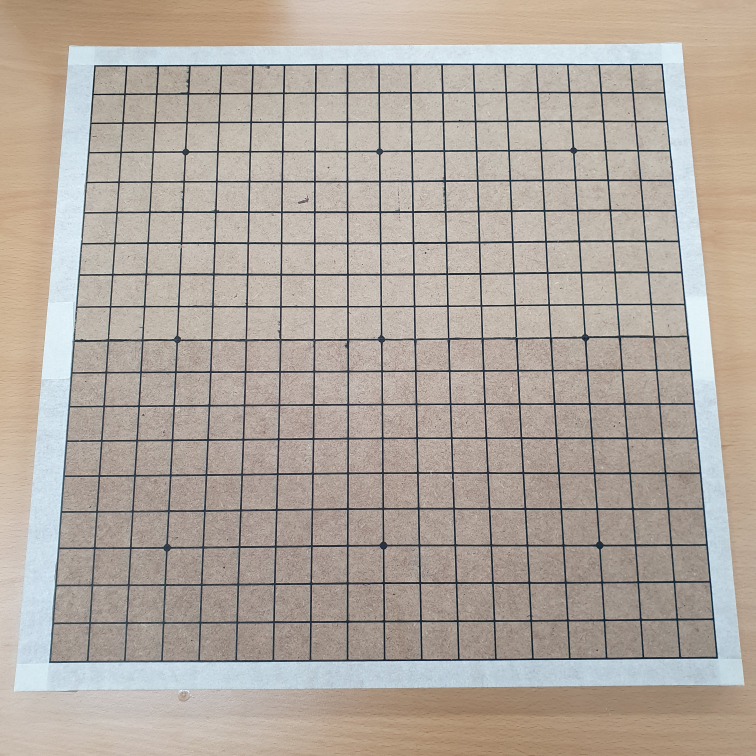
#> input picture goboard_point_detect/goboard2.jpg, 3024 x 3024 px, given in place of the camera (shown at 1/4 size)
$ python gostone_matching.py
#> lines starting #> are read from the running program, lines starting #| are printed output that depends on the picture
#> further down, frame is the input picture: shape (3024, 3024, 3); mean B, G, R 157.8, 166.8, 176.3
import cv2
import numpy as np

def gostone_matching_module(img):
    global dst, img_rgb
    img_rgb = cv2.resize(img, (640, 480), interpolation=cv2.INTER_CUBIC)
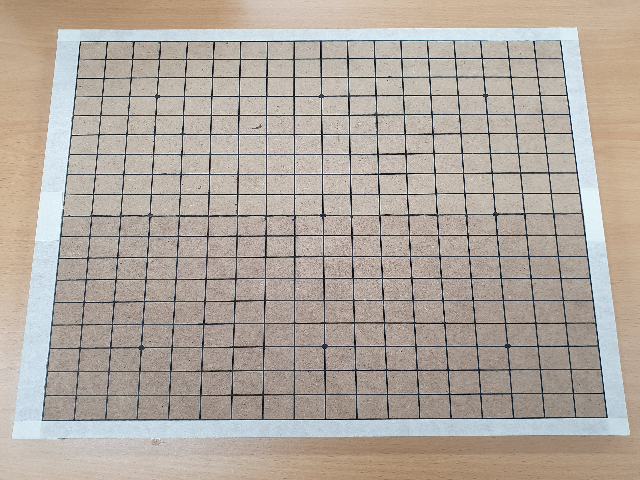
#> img_rgb: shape (480, 640, 3); mean B, G, R 157.8, 166.9, 176.3
    img_gray = cv2.cvtColor(img_rgb, cv2.COLOR_BGR2GRAY)
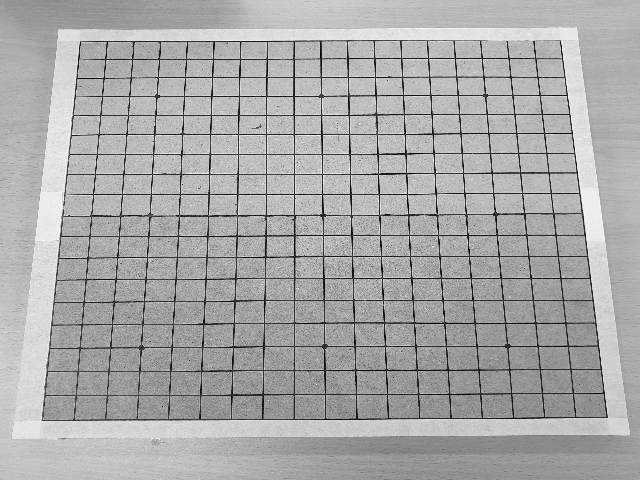
#> img_gray: shape (480, 640); min 0, max 254, mean 168.7
    template = cv2.imread("stone_temp.PNG", 0)
#> (the run stopped early here; a loop or call above may not have finished)
